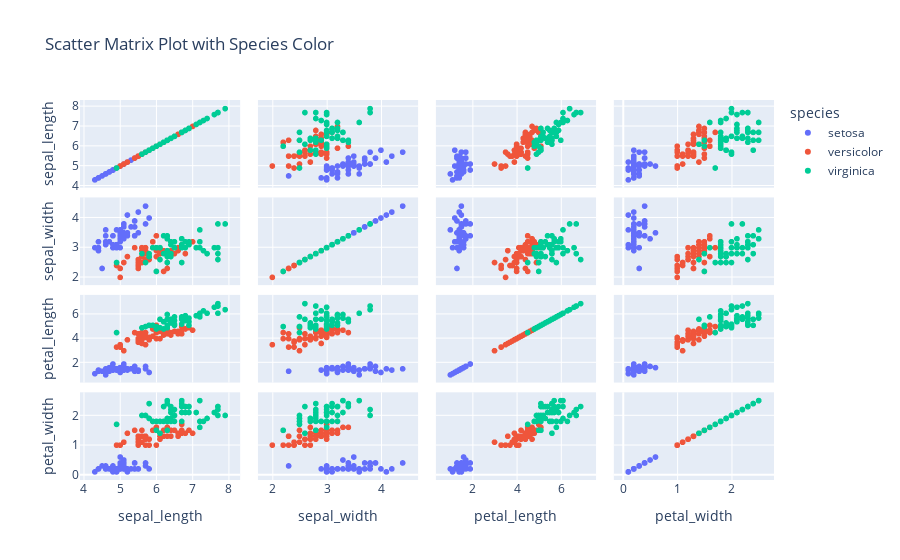

Notebook code cell kept with this figure:
### Markdown cell above
### Q4. Using the iris dataset in the Plotly library, Plot a scatter matrix plot, using the "species" column for the color parameter.

### Code cell
import plotly.express as px
import seaborn as sns

# Load the iris dataset from seaborn
iris = sns.load_dataset("iris")

# Create a scatter matrix plot using Plotly Express
fig = px.scatter_matrix(iris, dimensions=["sepal_length", "sepal_width", "petal_length", "petal_width"],
                        color="species", title="Scatter Matrix Plot with Species Color")

# Show the plot
fig.show()

### Figure 1 — Plotly figure (JSON) as saved in the notebook; plotly's stock layout.template omitted (floating-point values rounded to 4 significant figures)
{"data": [{"dimensions": [{"axis": {"matches": true}, "label": "sepal_length", "values": [5.1, 4.9, 4.7, 4.6, 5, 5.4, 4.6, 5, 4.4, 4.9, 5.4, 4.8, 4.8, 4.3, 5.8, 5.7, 5.4, 5.1, 5.7, 5.1, 5.4, 5.1, 4.6, 5.1, 4.8, 5, 5, 5.2, 5.2, 4.7, 4.8, 5.4, 5.2, 5.5, 4.9, 5, 5.5, 4.9, 4.4, 5.1, 5, 4.5, 4.4, 5, 5.1, 4.8, 5.1, 4.6, 5.3, 5]}, {"axis": {"matches": true}, "label": "sepal_width", "values": [3.5, 3, 3.2, 3.1, 3.6, 3.9, 3.4, 3.4, 2.9, 3.1, 3.7, 3.4, 3, 3, 4, 4.4, 3.9, 3.5, 3.8, 3.8, 3.4, 3.7, 3.6, 3.3, 3.4, 3, 3.4, 3.5, 3.4, 3.2, 3.1, 3.4, 4.1, 4.2, 3.1, 3.2, 3.5, 3.6, 3, 3.4, 3.5, 2.3, 3.2, 3.5, 3.8, 3, 3.8, 3.2, 3.7, 3.3]}, {"axis": {"matches": true}, "label": "petal_length", "values": [1.4, 1.4, 1.3, 1.5, 1.4, 1.7, 1.4, 1.5, 1.4, 1.5, 1.5, 1.6, 1.4, 1.1, 1.2, 1.5, 1.3, 1.4, 1.7, 1.5, 1.7, 1.5, 1, 1.7, 1.9, 1.6, 1.6, 1.5, 1.4, 1.6, 1.6, 1.5, 1.5, 1.4, 1.5, 1.2, 1.3, 1.4, 1.3, 1.5, 1.3, 1.3, 1.3, 1.6, 1.9, 1.4, 1.6, 1.4, 1.5, 1.4]}, {"axis": {"matches": true}, "label": "petal_width", "values": [0.2, 0.2, 0.2, 0.2, 0.2, 0.4, 0.3, 0.2, 0.2, 0.1, 0.2, 0.2, 0.1, 0.1, 0.2, 0.4, 0.4, 0.3, 0.3, 0.3, 0.2, 0.4, 0.2, 0.5, 0.2, 0.2, 0.4, 0.2, 0.2, 0.2, 0.2, 0.4, 0.1, 0.2, 0.2, 0.2, 0.2, 0.1, 0.2, 0.2, 0.3, 0.3, 0.2, 0.6, 0.4, 0.3, 0.2, 0.2, 0.2, 0.2]}], "hovertemplate": "species=setosa<br>%{xaxis.title.text}=%{x}<br>%{yaxis.title.text}=%{y}<extra></extra>", "legendgroup": "setosa", "marker": {"color": "#636efa", "symbol": "circle"}, "name": "setosa", "showlegend": true, "type": "splom"}, {"dimensions": [{"axis": {"matches": true}, "label": "sepal_length", "values": [7, 6.4, 6.9, 5.5, 6.5, 5.7, 6.3, 4.9, 6.6, 5.2, 5, 5.9, 6, 6.1, 5.6, 6.7, 5.6, 5.8, 6.2, 5.6, 5.9, 6.1, 6.3, 6.1, 6.4, 6.6, 6.8, 6.7, 6, 5.7, 5.5, 5.5, 5.8, 6, 5.4, 6, 6.7, 6.3, 5.6, 5.5, 5.5, 6.1, 5.8, 5, 5.6, 5.7, 5.7, 6.2, 5.1, 5.7]}, {"axis": {"matches": true}, "label": "sepal_width", "values": [3.2, 3.2, 3.1, 2.3, 2.8, 2.8, 3.3, 2.4, 2.9, 2.7, 2, 3, 2.2, 2.9, 2.9, 3.1, 3, 2.7, 2.2, 2.5, 3.2, 2.8, 2.5, 2.8, 2.9, 3, 2.8, 3, 2.9, 2.6, 2.4, 2.4, 2.7, 2.7, 3, 3.4, 3.1, 2.3, 3, 2.5, 2.6, 3, 2.6, 2.3, 2.7, 3, 2.9, 2.9, 2.5, 2.8]}, {"axis": {"matches": true}, "label": "petal_length", "values": [4.7, 4.5, 4.9, 4, 4.6, 4.5, 4.7, 3.3, 4.6, 3.9, 3.5, 4.2, 4, 4.7, 3.6, 4.4, 4.5, 4.1, 4.5, 3.9, 4.8, 4, 4.9, 4.7, 4.3, 4.4, 4.8, 5, 4.5, 3.5, 3.8, 3.7, 3.9, 5.1, 4.5, 4.5, 4.7, 4.4, 4.1, 4, 4.4, 4.6, 4, 3.3, 4.2, 4.2, 4.2, 4.3, 3, 4.1]}, {"axis": {"matches": true}, "label": "petal_width", "values": [1.4, 1.5, 1.5, 1.3, 1.5, 1.3, 1.6, 1, 1.3, 1.4, 1, 1.5, 1, 1.4, 1.3, 1.4, 1.5, 1, 1.5, 1.1, 1.8, 1.3, 1.5, 1.2, 1.3, 1.4, 1.4, 1.7, 1.5, 1, 1.1, 1, 1.2, 1.6, 1.5, 1.6, 1.5, 1.3, 1.3, 1.3, 1.2, 1.4, 1.2, 1, 1.3, 1.2, 1.3, 1.3, 1.1, 1.3]}], "hovertemplate": "species=versicolor<br>%{xaxis.title.text}=%{x}<br>%{yaxis.title.text}=%{y}<extra></extra>", "legendgroup": "versicolor", "marker": {"color": "#EF553B", "symbol": "circle"}, "name": "versicolor", "showlegend": true, "type": "splom"}, {"dimensions": [{"axis": {"matches": true}, "label": "sepal_length", "values": [6.3, 5.8, 7.1, 6.3, 6.5, 7.6, 4.9, 7.3, 6.7, 7.2, 6.5, 6.4, 6.8, 5.7, 5.8, 6.4, 6.5, 7.7, 7.7, 6, 6.9, 5.6, 7.7, 6.3, 6.7, 7.2, 6.2, 6.1, 6.4, 7.2, 7.4, 7.9, 6.4, 6.3, 6.1, 7.7, 6.3, 6.4, 6, 6.9, 6.7, 6.9, 5.8, 6.8, 6.7, 6.7, 6.3, 6.5, 6.2, 5.9]}, {"axis": {"matches": true}, "label": "sepal_width", "values": [3.3, 2.7, 3, 2.9, 3, 3, 2.5, 2.9, 2.5, 3.6, 3.2, 2.7, 3, 2.5, 2.8, 3.2, 3, 3.8, 2.6, 2.2, 3.2, 2.8, 2.8, 2.7, 3.3, 3.2, 2.8, 3, 2.8, 3, 2.8, 3.8, 2.8, 2.8, 2.6, 3, 3.4, 3.1, 3, 3.1, 3.1, 3.1, 2.7, 3.2, 3.3, 3, 2.5, 3, 3.4, 3]}, {"axis": {"matches": true}, "label": "petal_length", "values": [6, 5.1, 5.9, 5.6, 5.8, 6.6, 4.5, 6.3, 5.8, 6.1, 5.1, 5.3, 5.5, 5, 5.1, 5.3, 5.5, 6.7, 6.9, 5, 5.7, 4.9, 6.7, 4.9, 5.7, 6, 4.8, 4.9, 5.6, 5.8, 6.1, 6.4, 5.6, 5.1, 5.6, 6.1, 5.6, 5.5, 4.8, 5.4, 5.6, 5.1, 5.1, 5.9, 5.7, 5.2, 5, 5.2, 5.4, 5.1]}, {"axis": {"matches": true}, "label": "petal_width", "values": [2.5, 1.9, 2.1, 1.8, 2.2, 2.1, 1.7, 1.8, 1.8, 2.5, 2, 1.9, 2.1, 2, 2.4, 2.3, 1.8, 2.2, 2.3, 1.5, 2.3, 2, 2, 1.8, 2.1, 1.8, 1.8, 1.8, 2.1, 1.6, 1.9, 2, 2.2, 1.5, 1.4, 2.3, 2.4, 1.8, 1.8, 2.1, 2.4, 2.3, 1.9, 2.3, 2.5, 2.3, 1.9, 2, 2.3, 1.8]}], "hovertemplate": "species=virginica<br>%{xaxis.title.text}=%{x}<br>%{yaxis.title.text}=%{y}<extra></extra>", "legendgroup": "virginica", "marker": {"color": "#00cc96", "symbol": "circle"}, "name": "virginica", "showlegend": true, "type": "splom"}], "layout": {"dragmode": "select", "legend": {"title": {"text": "species"}, "tracegroupgap": 0}, "title": {"text": "Scatter Matrix Plot with Species Color"}}}
